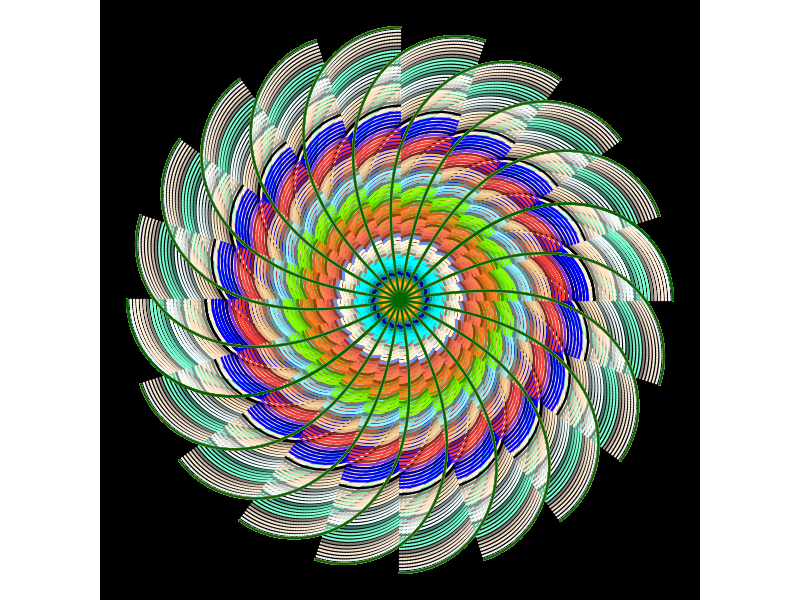

R code for this plot:
# Mandala 4 lemniscata de Bernoulli

require(ggplot2)
n = 500; theta = seq(0, pi, length.out = n)
x = cos(theta)/(1+(sin(theta))^2)       
y = sin(theta)*cos(theta)/(1+(sin(theta))^2)
dt = tibble::tibble(x,y)
step = pi/10
rotacao = c(seq(0,pi,step)); 
xt = x; yt = y
p = ggplot()+coord_fixed()+theme_void()
        for(i in 1:length(rotacao)){
        xt = c(xt,x[1:n]*cos(rotacao[i])-y[1:n]*sin(rotacao[i]))
        yt = c(yt,x[1:n]*sin(rotacao[i])+y[1:n]*cos(rotacao[i]))}
        red = c(seq(1,0,-0.0125))
        for(i in 1:length(red)){
        xtt=c(xt*red[i])
        ytt=c(yt*red[i])
        dt = data.frame(x = c(xt, xtt), y = c(yt, ytt))
        
        p = p+geom_point(data=dt, aes(x=x, y=y), color=colors()[i], size=0.15)
        }
        p = p + theme(panel.background = element_rect(fill = "black")  )
        p 

